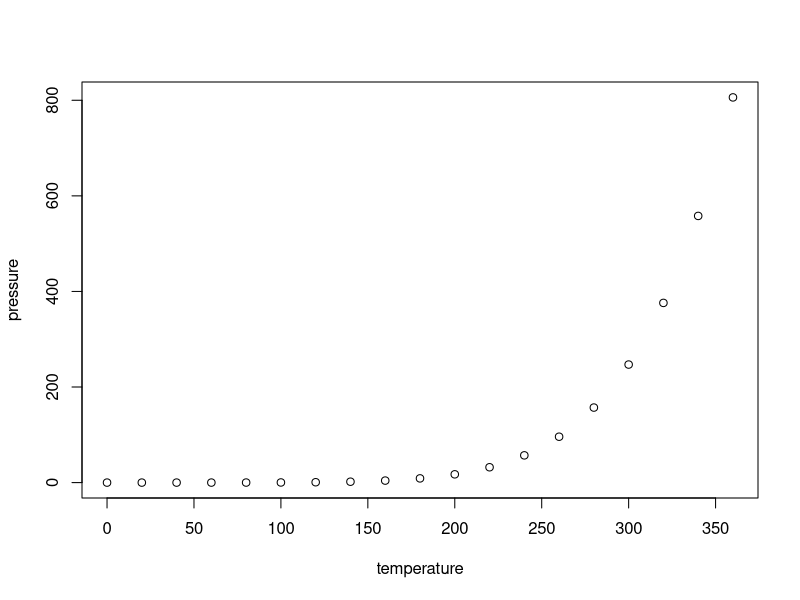
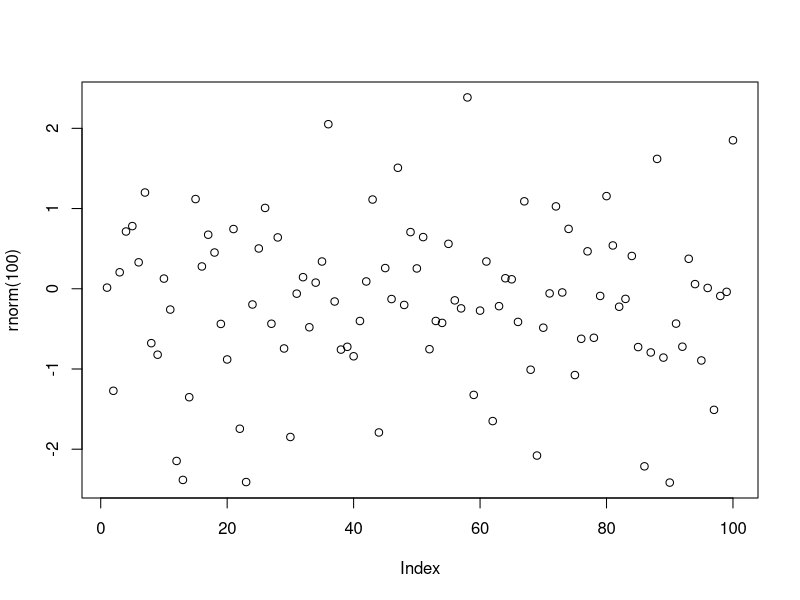

Generate these figures, in order, with R:
## ---- chunk 1
knitr::opts_chunk$set(echo = TRUE)
## ---- chunk 2
summary(cars)
## ---- chunk 3
plot(pressure)
plot(rnorm(100))
